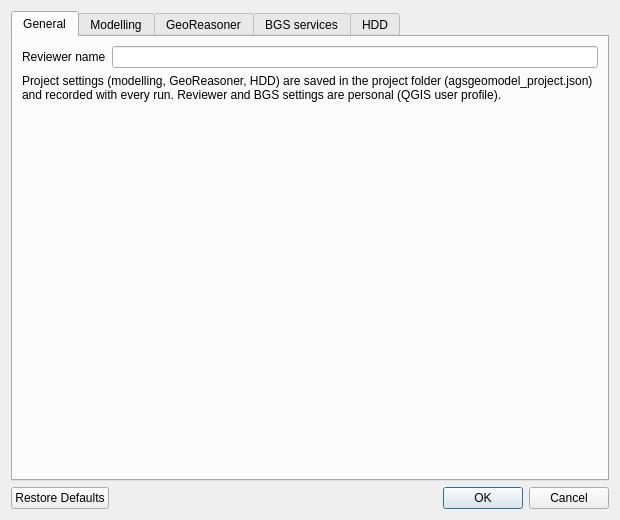
<?xml version="1.0" encoding="UTF-8"?>
<ui version="4.0">
 <class>SettingsDialog</class>
 <widget class="QDialog" name="SettingsDialog">
  <property name="geometry">
   <rect>
    <x>0</x>
    <y>0</y>
    <width>620</width>
    <height>520</height>
   </rect>
  </property>
  <property name="windowTitle">
   <string>AGSGeoModel - settings</string>
  </property>
  <layout class="QVBoxLayout" name="mainLayout">
   <item>
    <widget class="QTabWidget" name="tabs">
     <property name="currentIndex">
      <number>0</number>
     </property>
     <widget class="QWidget" name="generalTab">
      <attribute name="title">
       <string>General</string>
      </attribute>
      <layout class="QFormLayout" name="generalForm">
       <item row="0" column="0">
        <widget class="QLabel" name="reviewerLabel">
         <property name="text">
          <string>Reviewer name</string>
         </property>
        </widget>
       </item>
       <item row="0" column="1">
        <widget class="QLineEdit" name="reviewerEdit">
         <property name="toolTip">
          <string>Recorded with every override and acceptance (audit trail)</string>
         </property>
        </widget>
       </item>
       <item row="1" column="0" colspan="2">
        <widget class="QLabel" name="generalNote">
         <property name="text">
          <string>Project settings (modelling, GeoReasoner, HDD) are saved in the project folder (agsgeomodel_project.json) and recorded with every run. Reviewer and BGS settings are personal (QGIS user profile).</string>
         </property>
         <property name="wordWrap">
          <bool>true</bool>
         </property>
        </widget>
       </item>
      </layout>
     </widget>
     <widget class="QWidget" name="modelTab">
      <attribute name="title">
       <string>Modelling</string>
      </attribute>
      <layout class="QFormLayout" name="modelForm">
       <item row="0" column="0">
        <widget class="QLabel" name="methodLabel">
         <property name="text">
          <string>Interpolation</string>
         </property>
        </widget>
       </item>
       <item row="0" column="1">
        <widget class="QComboBox" name="methodCombo"/>
       </item>
       <item row="1" column="0">
        <widget class="QLabel" name="variogramLabel">
         <property name="text">
          <string>Variogram model</string>
         </property>
        </widget>
       </item>
       <item row="1" column="1">
        <widget class="QComboBox" name="variogramCombo"/>
       </item>
       <item row="2" column="0">
        <widget class="QLabel" name="neighboursLabel">
         <property name="text">
          <string>Kriging neighbours</string>
         </property>
        </widget>
       </item>
       <item row="2" column="1">
        <widget class="QSpinBox" name="neighboursSpin">
         <property name="minimum">
          <number>4</number>
         </property>
         <property name="maximum">
          <number>128</number>
         </property>
         <property name="value">
          <number>16</number>
         </property>
        </widget>
       </item>
       <item row="3" column="0">
        <widget class="QLabel" name="driftLabel">
         <property name="text">
          <string>Drift</string>
         </property>
        </widget>
       </item>
       <item row="3" column="1">
        <widget class="QComboBox" name="driftCombo"/>
       </item>
       <item row="4" column="1">
        <widget class="QCheckBox" name="faultsCheck">
         <property name="text">
          <string>Faults are barriers to interpolation (throw corrected)</string>
         </property>
         <property name="checked">
          <bool>true</bool>
         </property>
        </widget>
       </item>
       <item row="5" column="1">
        <widget class="QCheckBox" name="mapCheck">
         <property name="text">
          <string>Use geological map constraints</string>
         </property>
         <property name="checked">
          <bool>true</bool>
         </property>
        </widget>
       </item>
       <item row="6" column="0">
        <widget class="QLabel" name="primaryLabel">
         <property name="text">
          <string>Contact uncertainty: AGS (σ, m)</string>
         </property>
        </widget>
       </item>
       <item row="6" column="1">
        <widget class="QDoubleSpinBox" name="primarySigmaSpin">
         <property name="decimals">
          <number>2</number>
         </property>
         <property name="minimum">
          <double>0.010000000000000</double>
         </property>
         <property name="maximum">
          <double>10.000000000000000</double>
         </property>
         <property name="singleStep">
          <double>0.050000000000000</double>
         </property>
        </widget>
       </item>
       <item row="7" column="0">
        <widget class="QLabel" name="secondaryLabel">
         <property name="text">
          <string>Contact uncertainty: BGS / legacy (σ, m)</string>
         </property>
        </widget>
       </item>
       <item row="7" column="1">
        <widget class="QDoubleSpinBox" name="secondarySigmaSpin">
         <property name="decimals">
          <number>2</number>
         </property>
         <property name="minimum">
          <double>0.050000000000000</double>
         </property>
         <property name="maximum">
          <double>20.000000000000000</double>
         </property>
        </widget>
       </item>
       <item row="8" column="0">
        <widget class="QLabel" name="mapSigmaLabel">
         <property name="text">
          <string>Map linework tolerance (m)</string>
         </property>
        </widget>
       </item>
       <item row="8" column="1">
        <widget class="QDoubleSpinBox" name="mapToleranceSpin">
         <property name="decimals">
          <number>1</number>
         </property>
         <property name="maximum">
          <double>1000.000000000000000</double>
         </property>
        </widget>
       </item>
       <item row="9" column="0">
        <widget class="QLabel" name="seedLabel">
         <property name="text">
          <string>Random seed</string>
         </property>
        </widget>
       </item>
       <item row="9" column="1">
        <widget class="QSpinBox" name="seedSpin">
         <property name="maximum">
          <number>2147483647</number>
         </property>
        </widget>
       </item>
      </layout>
     </widget>
     <widget class="QWidget" name="reasonerTab">
      <attribute name="title">
       <string>GeoReasoner</string>
      </attribute>
      <layout class="QFormLayout" name="reasonerForm">
       <item row="0" column="0">
        <widget class="QLabel" name="reviewLabel">
         <property name="text">
          <string>Flag for review below probability</string>
         </property>
        </widget>
       </item>
       <item row="0" column="1">
        <widget class="QDoubleSpinBox" name="reviewSpin">
         <property name="decimals">
          <number>2</number>
         </property>
         <property name="maximum">
          <double>1.000000000000000</double>
         </property>
         <property name="singleStep">
          <double>0.050000000000000</double>
         </property>
        </widget>
       </item>
       <item row="1" column="0">
        <widget class="QLabel" name="neighbourSigmaLabel">
         <property name="text">
          <string>Neighbour elevation prior (σ, m)</string>
         </property>
        </widget>
       </item>
       <item row="1" column="1">
        <widget class="QDoubleSpinBox" name="neighbourSigmaSpin">
         <property name="decimals">
          <number>1</number>
         </property>
         <property name="minimum">
          <double>0.100000000000000</double>
         </property>
         <property name="maximum">
          <double>100.000000000000000</double>
         </property>
        </widget>
       </item>
       <item row="2" column="0">
        <widget class="QLabel" name="splitLabel">
         <property name="text">
          <string>Unlogged interval slice (m)</string>
         </property>
        </widget>
       </item>
       <item row="2" column="1">
        <widget class="QDoubleSpinBox" name="splitSpin">
         <property name="decimals">
          <number>2</number>
         </property>
         <property name="minimum">
          <double>0.100000000000000</double>
         </property>
         <property name="maximum">
          <double>10.000000000000000</double>
         </property>
        </widget>
       </item>
       <item row="3" column="0">
        <widget class="QLabel" name="learnedLabel">
         <property name="text">
          <string>Learned formation model (JSON)</string>
         </property>
        </widget>
       </item>
       <item row="3" column="1">
        <widget class="QgsFileWidget" name="learnedFile"/>
       </item>
       <item row="4" column="1">
        <widget class="QCheckBox" name="trainCheck">
         <property name="text">
          <string>Train a learned model from this project on the next run</string>
         </property>
        </widget>
       </item>
      </layout>
     </widget>
     <widget class="QWidget" name="bgsTab">
      <attribute name="title">
       <string>BGS services</string>
      </attribute>
      <layout class="QFormLayout" name="bgsForm">
       <item row="0" column="0">
        <widget class="QLabel" name="cacheLabel">
         <property name="text">
          <string>Cache file</string>
         </property>
        </widget>
       </item>
       <item row="0" column="1">
        <widget class="QgsFileWidget" name="cacheFile"/>
       </item>
       <item row="1" column="0">
        <widget class="QLabel" name="ttlLabel">
         <property name="text">
          <string>Re-use cached responses for (days)</string>
         </property>
        </widget>
       </item>
       <item row="1" column="1">
        <widget class="QSpinBox" name="ttlSpin">
         <property name="maximum">
          <number>3650</number>
         </property>
         <property name="value">
          <number>30</number>
         </property>
        </widget>
       </item>
       <item row="2" column="1">
        <widget class="QCheckBox" name="offlineCheck">
         <property name="text">
          <string>Offline mode (cached responses only)</string>
         </property>
        </widget>
       </item>
       <item row="3" column="0">
        <widget class="QLabel" name="ogcLabel">
         <property name="text">
          <string>OGC API</string>
         </property>
        </widget>
       </item>
       <item row="3" column="1">
        <widget class="QLineEdit" name="ogcEdit"/>
       </item>
       <item row="4" column="0">
        <widget class="QLabel" name="agsLabel">
         <property name="text">
          <string>AGS API</string>
         </property>
        </widget>
       </item>
       <item row="4" column="1">
        <widget class="QLineEdit" name="agsEdit"/>
       </item>
       <item row="5" column="0">
        <widget class="QLabel" name="hydroLabel">
         <property name="text">
          <string>Hydrogeology WMS (optional)</string>
         </property>
        </widget>
       </item>
       <item row="5" column="1">
        <widget class="QLineEdit" name="hydroEdit">
         <property name="placeholderText">
          <string>not configured: enter a WMS URL you are licensed to use</string>
         </property>
        </widget>
       </item>
      </layout>
     </widget>
     <widget class="QWidget" name="hddTab">
      <attribute name="title">
       <string>HDD</string>
      </attribute>
      <layout class="QFormLayout" name="hddForm">
       <item row="0" column="0">
        <widget class="QLabel" name="spacingLabel">
         <property name="text">
          <string>Station spacing (m)</string>
         </property>
        </widget>
       </item>
       <item row="0" column="1">
        <widget class="QDoubleSpinBox" name="spacingSpin">
         <property name="minimum">
          <double>0.100000000000000</double>
         </property>
         <property name="maximum">
          <double>100.000000000000000</double>
         </property>
        </widget>
       </item>
       <item row="1" column="0">
        <widget class="QLabel" name="minCoverLabel">
         <property name="text">
          <string>Minimum cover (m)</string>
         </property>
        </widget>
       </item>
       <item row="1" column="1">
        <widget class="QDoubleSpinBox" name="minCoverSpin">
         <property name="maximum">
          <double>100.000000000000000</double>
         </property>
        </widget>
       </item>
       <item row="2" column="0">
        <widget class="QLabel" name="mixedLabel">
         <property name="text">
          <string>Mixed-face tolerance (m)</string>
         </property>
        </widget>
       </item>
       <item row="2" column="1">
        <widget class="QDoubleSpinBox" name="mixedSpin">
         <property name="maximum">
          <double>20.000000000000000</double>
         </property>
        </widget>
       </item>
       <item row="3" column="0">
        <widget class="QLabel" name="lowCoverLabel">
         <property name="text">
          <string>Frac-out flag: cover / reamed diameter below</string>
         </property>
        </widget>
       </item>
       <item row="3" column="1">
        <widget class="QDoubleSpinBox" name="lowCoverSpin">
         <property name="maximum">
          <double>100.000000000000000</double>
         </property>
        </widget>
       </item>
      </layout>
     </widget>
    </widget>
   </item>
   <item>
    <widget class="QDialogButtonBox" name="buttonBox">
     <property name="standardButtons">
      <set>QDialogButtonBox::Cancel|QDialogButtonBox::Ok|QDialogButtonBox::RestoreDefaults</set>
     </property>
    </widget>
   </item>
  </layout>
 </widget>
 <customwidgets>
  <customwidget>
   <class>QgsFileWidget</class>
   <extends>QWidget</extends>
   <header>qgsfilewidget.h</header>
  </customwidget>
 </customwidgets>
 <resources/>
 <connections>
  <connection>
   <sender>buttonBox</sender>
   <signal>accepted()</signal>
   <receiver>SettingsDialog</receiver>
   <slot>accept()</slot>
  </connection>
  <connection>
   <sender>buttonBox</sender>
   <signal>rejected()</signal>
   <receiver>SettingsDialog</receiver>
   <slot>reject()</slot>
  </connection>
 </connections>
</ui>
